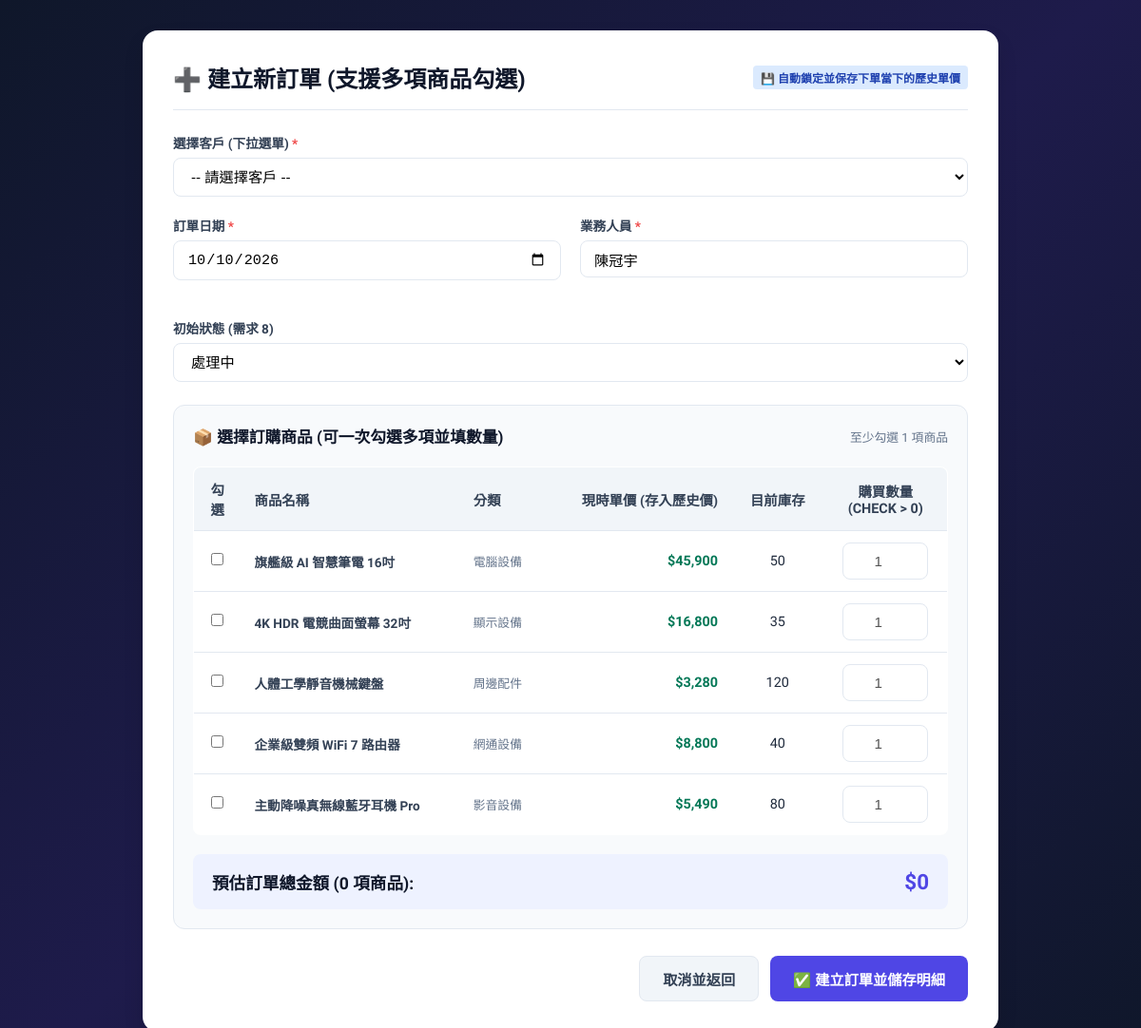
The page /admin/orders/new (signed in) on the database its author committed.
### tables this page shows
CREATE TABLE product (
        product_id INTEGER PRIMARY KEY AUTOINCREMENT,
        name TEXT NOT NULL,
        price REAL NOT NULL CHECK (price >= 0),
        stock INTEGER NOT NULL DEFAULT 0 CHECK (stock >= 0),
        category TEXT NOT NULL
    );

### app.py (the view, shortened to what this page needs)
@app.route("/admin/orders/new", methods=["GET", "POST"])
@login_required
def order_new():
    ensure_db()
    conn = get_connection()
    cursor = conn.cursor()
    cursor.execute("SELECT customer_id, name, phone FROM customer ORDER BY customer_id;")
    customers = [dict(r) for r in cursor.fetchall()]
    cursor.execute("SELECT product_id, name, price, stock, category FROM product ORDER BY product_id;")
    products = [dict(r) for r in cursor.fetchall()]
    conn.close()
    today_date = datetime.date.today().isoformat()
    return render_template("order_new.html", customers=customers, products=products, today_date=today_date)

### app.py (called while the page is built)
@app.after_request
def set_utf8_encoding(response):
    content_type = response.headers.get("Content-Type", "")
    if "text/html" in content_type and "charset" not in content_type:
        response.headers["Content-Type"] = "text/html; charset=utf-8"
    elif "application/json" in content_type and "charset" not in content_type:
        response.headers["Content-Type"] = "application/json; charset=utf-8"
    return response

def ensure_db():
    if not os.path.exists(DB_PATH):
        init_database(DB_PATH)

def login_required(f):
    @wraps(f)
    def decorated_function(*args, **kwargs):
        if not session.get("admin"):
            return redirect(url_for("login", next=request.url))
        return f(*args, **kwargs)
    return decorated_function

### create_db.py (called while the page is built)
def get_connection(db_path=DB_PATH):
    conn = sqlite3.connect(db_path)
    conn.row_factory = sqlite3.Row
    conn.execute("PRAGMA foreign_keys = ON;")
    return conn

### templates/order_new.html (shortened to what this page needs)
<!DOCTYPE html>
<html lang="zh-Hant">
<head>
</head>
<body>
    <div class="container">
        <div class="form-card">
            <div class="form-header">
                <h2>➕ 建立新訂單 (支援多項商品勾選)</h2>
                <span class="note-tag">💾 自動鎖定並保存下單當下的歷史單價</span>
            </div>
            <form method="POST" action="/admin/orders/new" id="orderForm">
                <div class="form-group">
                    <label for="customer_id">選擇客戶 (下拉選單) <span style="color:#ef4444;">*</span></label>
                    <select name="customer_id" id="customer_id" required>
                        <option value="" disabled selected>-- 請選擇客戶 --</option>
                    </select>
                </div>
                <div class="grid-2">
                    <div class="form-group">
                        <label for="order_date">訂單日期 <span style="color:#ef4444;">*</span></label>
                        <input type="date" id="order_date" name="order_date" value="{{ today_date }}" required>
                    </div>
                    <div class="form-group">
                        <label for="salesperson">業務人員 <span style="color:#ef4444;">*</span></label>
                        <input type="text" id="salesperson" name="salesperson" value="陳冠宇" placeholder="請輸入業務負責人" required>
                    </div>
                </div>
                <div class="form-group">
                    <label for="status">初始狀態 (需求 8)</label>
                    <select name="status" id="status">
                        <option value="處理中" selected>處理中</option>
                    </select>
                </div>
                <div class="product-section">
                    <div class="section-title">
                        <span>📦 選擇訂購商品 (可一次勾選多項並填數量)</span>
                        <span style="font-size:0.8rem; font-weight:normal; color:#64748b;">至少勾選 1 項商品</span>
                    </div>
                    <div style="overflow-x:auto;">
                        <table class="product-table">
                            <thead>
                                <tr>
                                    <th style="width: 50px; text-align:center;">勾選</th>
                                    <th>商品名稱</th>
                                    <th>分類</th>
                                    <th style="text-align:right;">現時單價 (存入歷史價)</th>
                                    <th style="text-align:center;">目前庫存</th>
                                    <th style="text-align:center; width:130px;">購買數量 (CHECK > 0)</th>
                                </tr>
                            </thead>
                            <tbody>
                                {% for p in products %}
                                <tr>
                                    <td style="text-align:center;">
                                        <input type="checkbox" name="product_ids" value="{{ p.product_id }}"
                                               id="prod_{{ p.product_id }}"
                                               data-price="{{ p.price }}"
                                               onchange="handleCheckChange('{{ p.product_id }}')">
                                    </td>
                                    <td>
                                        <label for="prod_{{ p.product_id }}" style="margin:0; cursor:pointer; font-weight:600;">
                                            {{ p.name }}
                                        </label>
                                    </td>
                                    <td><span style="font-size:0.8rem; color:#64748b;">{{ p.category }}</span></td>
                                    <td style="text-align:right; font-weight:600; color:#047857;">
                                        ${{ "{:,.0f}".format(p.price) }}
                                    </td>
                                    <td style="text-align:center;">{{ p.stock }}</td>
                                    <td style="text-align:center;">
                                        <input type="number" name="quantity_{{ p.product_id }}" id="qty_{{ p.product_id }}"
                                               class="qty-input" min="1" max="{{ p.stock }}" value="1"
                                               disabled oninput="updateTotal()">
                                    </td>
                                </tr>
                                {% endfor %}
                            </tbody>
                        </table>
                    </div>
                    <div class="total-summary">
                        <span>預估訂單總金額 (<span id="selectedCount">0</span> 項商品):</span>
                        <span class="total-price" id="calcTotal">$0</span>
                    </div>
                </div>
                <div class="btn-bar">
                    <a href="/" class="btn btn-secondary">取消並返回</a>
                    <button type="submit" class="btn btn-primary">✅ 建立訂單並儲存明細</button>
                </div>
            </form>
        </div>
    </div>
</body>
</html>

### templates/order_new.html (style rules this page uses)
:root { --primary: #4f46e5; --primary-dark: #4338ca; --slate-900: #0f172a; --slate-800: #1e293b; --slate-700: #334155; --slate-600: #475569; --slate-500: #64748b; --slate-200: #e2e8f0; --slate-100: #f1f5f9; --slate-50: #f8fafc; }
* { box-sizing: border-box; margin: 0; padding: 0; }
body { font-family: 'Plus Jakarta Sans', -apple-system, BlinkMacSystemFont, "Segoe UI", Roboto, sans-serif; background: linear-gradient(135deg, #0f172a 0%, #1e1b4b 50%, #0f172a 100%); min-height: 100vh; color: #1e293b; padding: 32px 16px; }
.container { max-width: 900px; margin: 0 auto; }
.form-card { background: #fff; border-radius: 16px; padding: 32px; box-shadow: 0 10px 25px -5px rgb(0 0 0 / 0.2); }
.form-header { border-bottom: 1px solid var(--slate-200); padding-bottom: 16px; margin-bottom: 24px; display: flex; justify-content: space-between; align-items: center; flex-wrap: wrap; gap: 12px; }
h2 { font-size: 1.5rem; color: var(--slate-900); }
.grid-2 { display: grid; grid-template-columns: 1fr 1fr; gap: 20px; margin-bottom: 20px; }
.form-group { margin-bottom: 20px; }
label { display: block; font-size: 0.85rem; font-weight: 600; color: var(--slate-700); margin-bottom: 6px; }
select, input[type="text"], input[type="date"], input[type="number"] { width: 100%; padding: 10px 14px; border: 1px solid var(--slate-200); border-radius: 8px; font-size: 0.95rem; background: #fff; }
.product-section { margin-top: 24px; border: 1px solid var(--slate-200); border-radius: 12px; padding: 20px; background: var(--slate-50); }
.section-title { font-size: 1.05rem; font-weight: 700; color: var(--slate-900); margin-bottom: 8px; display: flex; justify-content: space-between; align-items: center; }
.product-table { width: 100%; border-collapse: collapse; margin-top: 12px; background: #fff; border-radius: 8px; overflow: hidden; border: 1px solid var(--slate-200); }
.product-table th, .product-table td { padding: 12px 14px; text-align: left; border-bottom: 1px solid var(--slate-200); font-size: 0.9rem; }
.product-table th { background: var(--slate-100); font-weight: 600; color: var(--slate-700); }
.qty-input { width: 90px !important; text-align: center; }
.total-summary { background: #eef2ff; border-radius: 8px; padding: 16px 20px; margin-top: 20px; display: flex; justify-content: space-between; align-items: center; font-size: 1.1rem; font-weight: 700; color: var(--slate-900); }
.total-price { color: #4f46e5; font-size: 1.4rem; }
.btn-bar { display: flex; gap: 12px; margin-top: 28px; justify-content: flex-end; }
.btn { padding: 12px 24px; border-radius: 8px; font-size: 0.95rem; font-weight: 600; cursor: pointer; text-decoration: none; border: none; transition: all 0.2s; }
.btn-primary { background: var(--primary); color: #fff; }
.btn-secondary { background: var(--slate-100); color: var(--slate-700); border: 1px solid var(--slate-200); }
.note-tag { font-size: 0.75rem; background: #dbeafe; color: #1e40af; padding: 4px 8px; border-radius: 4px; font-weight: 600; }

### rows shown on the page
product: name "旗艦級 AI 智慧筆電 16吋", category "電腦設備", price "45,900", stock "50", quantity_1 "1"
product: name "4K HDR 電競曲面螢幕 32吋", category "顯示設備", price "16,800", stock "35"
product: name "人體工學靜音機械鍵盤", category "周邊配件", price "3,280", stock "120"
product: name "企業級雙頻 WiFi 7 路由器", category "網通設備", price "8,800", stock "40"
product: name "主動降噪真無線藍牙耳機 Pro", category "影音設備", price "5,490", stock "80"
